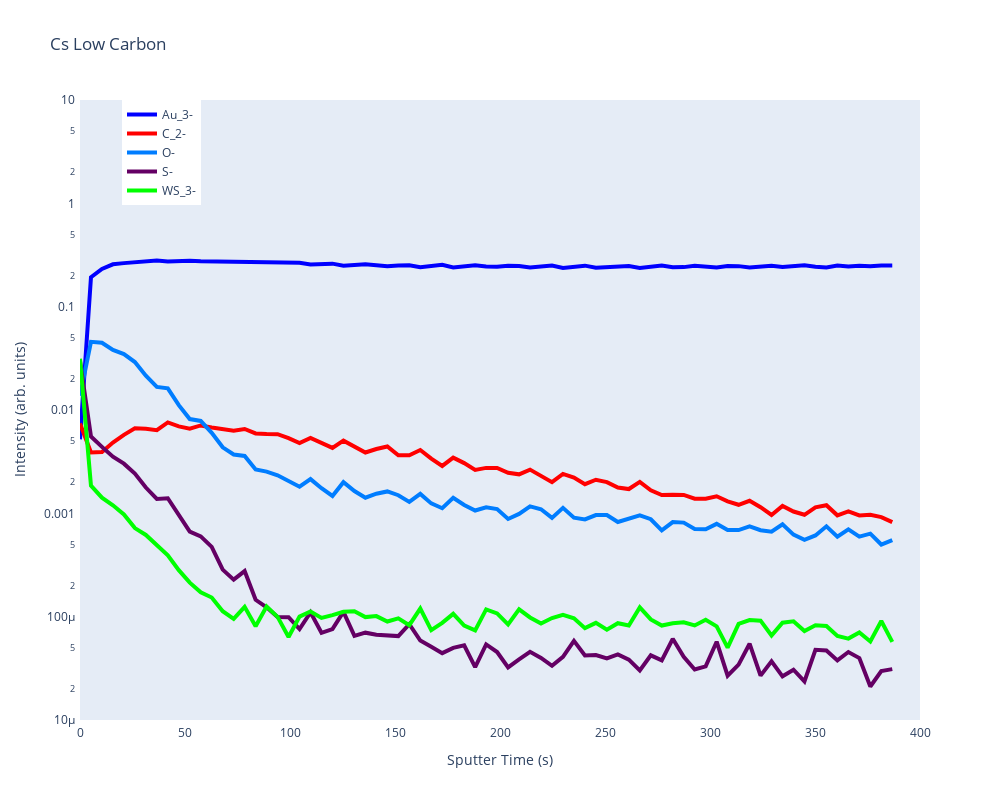

Write notebook code for a chart like this one.
### Code cell
with open(fn, 'r') as f:
    #Opening the file and extracting the data by splitting it up and placing it in a numpy array
    rawdata = f.read().splitlines()[2:]
    rawdata = [line.split('\t') for line in rawdata]
    rawdata = np.array(rawdata)
    width = rawdata.shape[1]
    length = rawdata.shape[0]

    infodict = {}
    infodict['Depth'] = np.array(rawdata[3:,0]).astype(np.float)
    for i in range(2,width,2):
        string = rawdata[0][i-1]
        string2 = rawdata[2][i-1]
        dict_name = string + string2
        infodict[dict_name] = np.array(rawdata[3:,i]).astype(np.float)

Au = infodict['Au_3-Intensity(Background Corrected)']
C = infodict['C_2-Intensity(Background Corrected)']
S = infodict['S-Intensity(Background Corrected)']
O = infodict['O-Intensity(Background Corrected)']
WS = infodict['WS_3-Intensity(Background Corrected)']

#print(spectra[0]['D_height'])
#print(list((spectra[0].keys())))
# Create traces
Au_trace = dict(
    x = infodict['Depth'],
    y = Au,
    mode = 'lines',
    name = 'Au_3-',
    line = dict(
        color = ('rgb(0, 0, 255)'),
        width = 4)
)
C_trace = dict(
    x = infodict['Depth'],
    y = C,
    mode = 'lines',
    name = 'C_2-',
    line = dict(
        color = ('rgb(255, 0, 0)'),
        width = 4)
)
O_trace = dict(
    x = infodict['Depth'],
    y = O,
    mode = 'lines',
    name = 'O-',
    line = dict(
        color = ('rgb(0, 125, 255)'),
        width = 4)
)
S_trace = dict(
    x = infodict['Depth'],
    y = S,
    mode = 'lines',
    name = 'S-',
    line = dict(
        color = ('rgb(100, 0, 100)'),
        width = 4)
)
WS_trace = dict(
    x = infodict['Depth'],
    y = WS,
    mode = 'lines',
    name = 'WS_3-',
    line = dict(
        color = ('rgb(0, 255, 0)'),
        width = 4)
)

data = [Au_trace, C_trace, O_trace, S_trace, WS_trace]

layout = go.Layout(
    title = 'Cs Low Carbon',
    autosize=False,
    width=1000,
    height=800,
    showlegend=True,
    legend=dict(x=.05, y=1),
    xaxis = dict(title = 'Sputter Time (s)', 
            range = [0, 400],
            showgrid=False,
            linewidth=3,
            ),
    yaxis = dict(title = 'Intensity (arb. units)',
            type='log',  
            range = [-5, 1],
            showgrid=False,
            linewidth=3,
            ),
)

fig = dict(data=data, layout=layout)
iplot(fig, filename='XPS')
